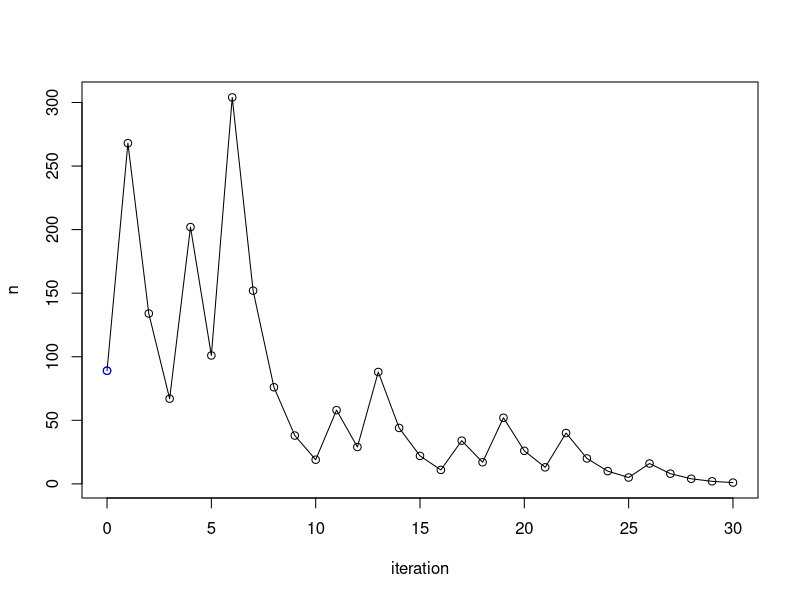

Generate this figure with R:
#rm(list=ls()) #clear workspace
N <- 89                             #starting value
n <- list()                         #create placeholder for list of sequence
s <- 0                              #set up iteration counter
n[[length(n)+1]] = list(s = s, N=N) #ad intial value to list, defined as iteration zero


repeat{                         # start of loop        
  s <- s+1                      # iteration counter
  if(N %% 2 ==0){ N <- N/2      # if number is even, divide by 2
  } else{N <- 3*N+1             # else, apply formular 3*n+1
  }
  n[[length(n)+1]] = list(s = s, N=N) # saves sequence in a list
  end <- N                         # store last calculated value in end variable
  #print(N)                       # outcomment if you want the sequence to be printed
  
  if(end==1) {                  # Break condition of repeat-loop
                                # if the value that was calculated last is equal to 1, the problem is stuck in 3x+1 problem
    break                       # i.e., if last value = 1, repeat loop is entering the sequence: 1 -> 4 -> 2 -> 1
  }
}

sequence <- dplyr::bind_rows(n) #store sequence as data frame

#simple plot of sequence
plot(sequence$N~sequence$s,
     xlab="iteration",
     ylab="n",
     xlim=c(min(sequence$s),max(sequence$s)),
     main=as.character());lines(sequence$N~sequence$s); points(sequence$N[1]~sequence$s[1],col="blue")

